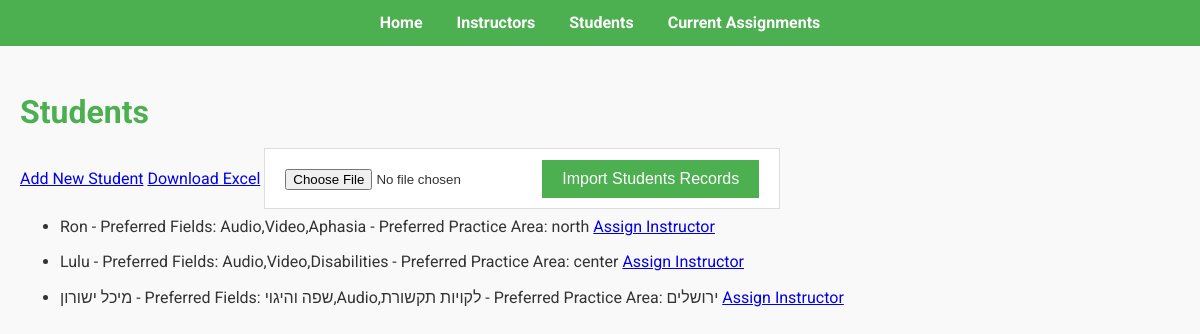
Before: /students with the older database file.
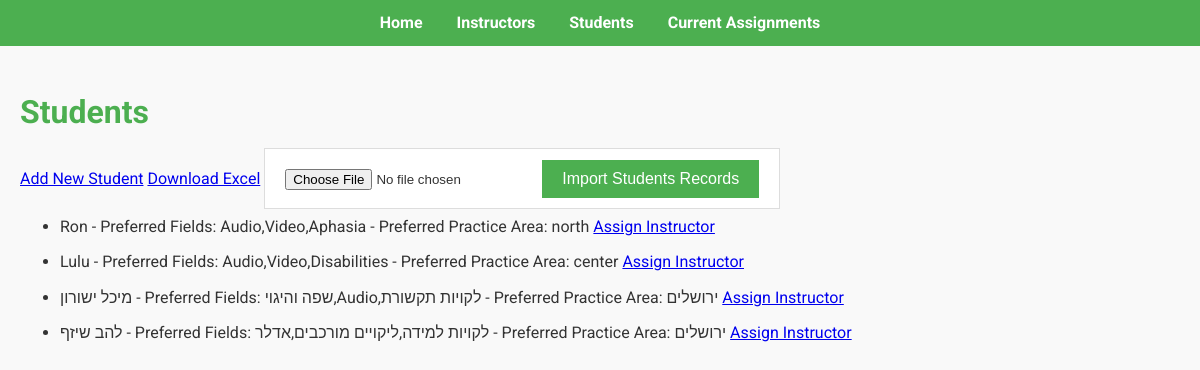
After: the same page with the newer database file.
### app/models.py (models this page shows)
class Student(db.Model):
    id = db.Column(db.Integer, primary_key=True)
    name = db.Column(db.String(128), nullable=False)
    preferred_fields = db.Column(db.String(128), nullable=False)
    preferred_practice_area = db.Column(db.String(128), nullable=False)
    assignments = db.relationship('Assignment', backref='student', lazy=True)

### app/routes.py (the view)
@bp.route('/students')
def students_view():
    students = Student.query.all()
    return render_template('students.html', students=students)

### app/templates/students.html (shortened to what this page needs)
{% extends "base.html" %}
{% block content %}
    <h1>Students</h1>
    <a href="{{ url_for('main.add_student') }}">Add New Student</a>
    <a href="{{ url_for('main.download_students') }}" class="btn btn-primary">Download Excel</a>
    <form action="{{ url_for('main.upload_students') }}" method="post" enctype="multipart/form-data" style="display:inline;">
        <input type="file" name="file" accept=".xlsx" required>
        <button type="submit" class="btn btn-secondary">Import Students Records</button>
    </form>
    <ul>
        {% for student in students %}
            <li>
                <div class="student" onmouseover="fetchInstructors('{{ student.id }}', this.querySelector('.instructors-tooltip'))" data-student-id="{{ student.id }}">
                    {{ student.name }} - Preferred Fields: {{ student.preferred_fields }} - Preferred Practice Area: {{ student.preferred_practice_area }}
                    <a href="{{ url_for('main.assign_instructor', student_id=student.id) }}">Assign Instructor</a>
                </div>
            </li>
        {% endfor %}
    </ul>
{% endblock %}

Changed rows visible on the page:
added Student: name "להב שיזף", preferred_fields "לקויות למידה,ליקויים מורכבים,אדלר", preferred_practice_area "ירושלים"
